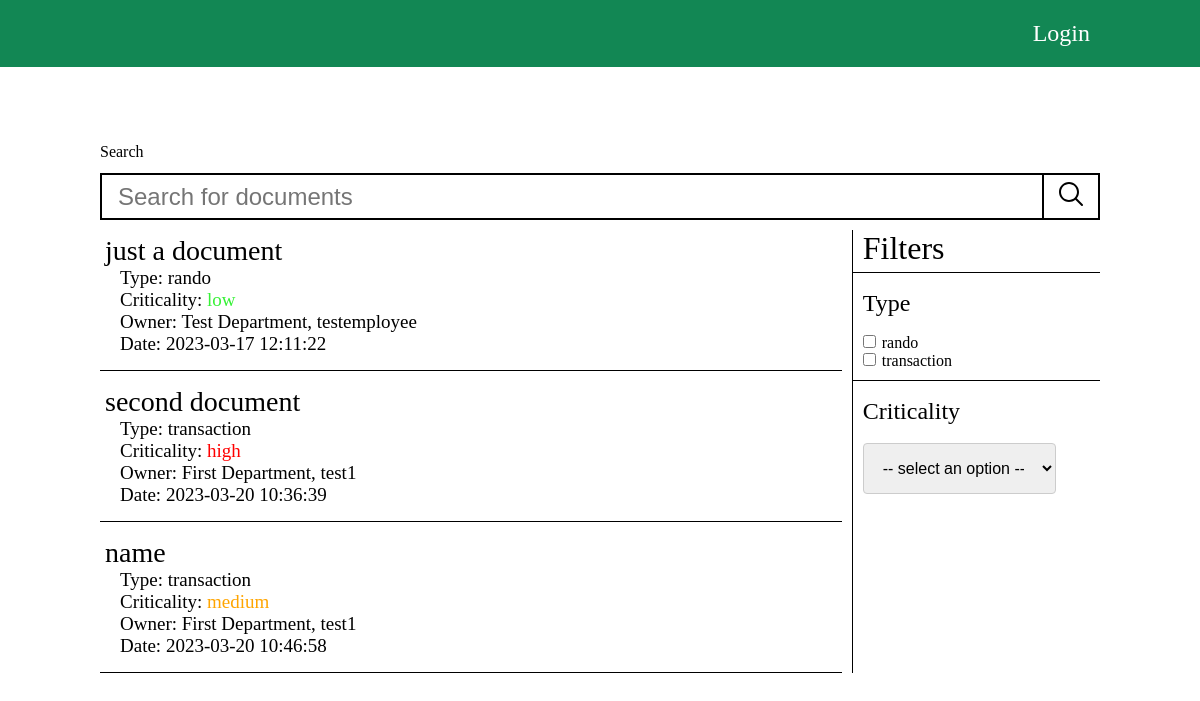
The page /search.php on the database as committed earlier.
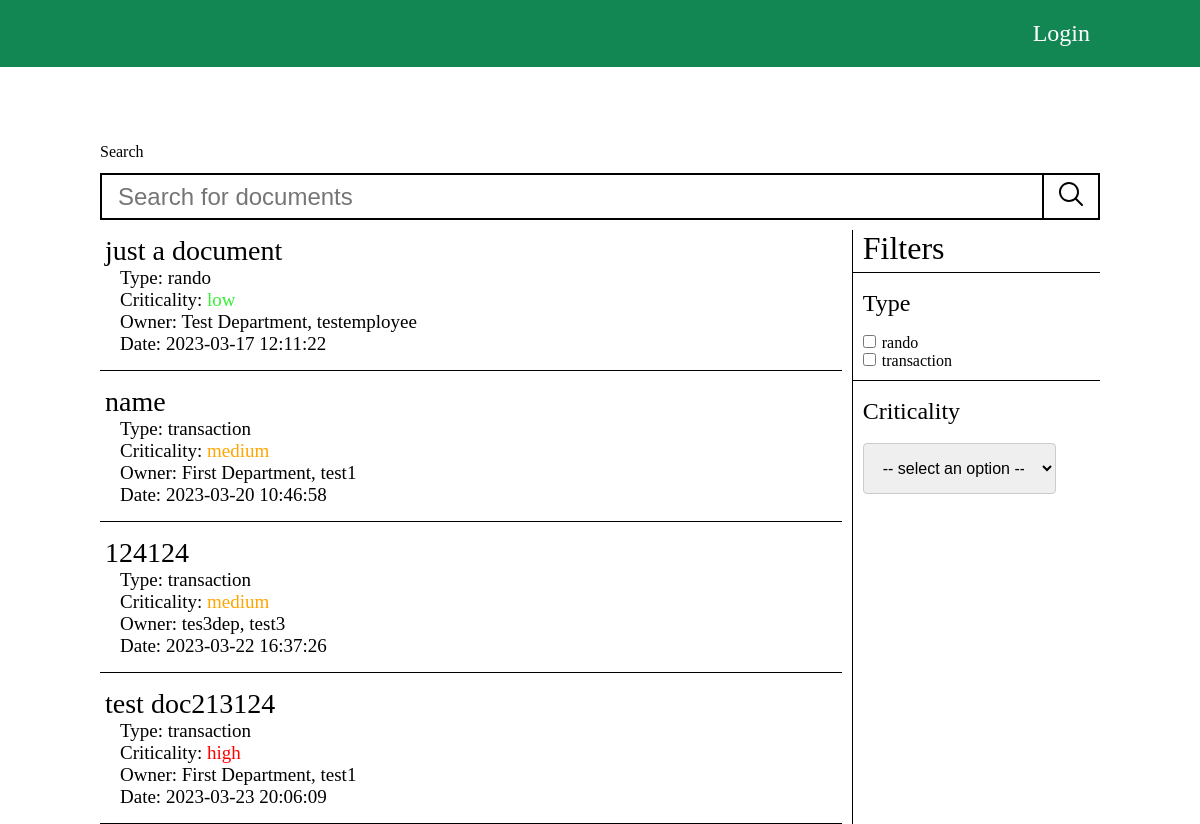
The same page on the database as committed later.
### tables this page shows
CREATE TABLE `document` (
  `id` int(6) NOT NULL,
  `name` varchar(100) NOT NULL,
  `ownerId` int(6) NOT NULL,
  `type` varchar(50) NOT NULL,
  `criticality` varchar(7) NOT NULL,
  `uploadDate` datetime NOT NULL DEFAULT current_timestamp(),
  `filePath` varchar(100) NOT NULL
);

CREATE TABLE `employee` (
  `id` int(6) NOT NULL,
  `adminId` int(6) NOT NULL,
  `username` varchar(30) NOT NULL,
  `email` varchar(300) NOT NULL,
  `password` varchar(300) NOT NULL,
  `department` varchar(100) NOT NULL,
  `active` tinyint(1) NOT NULL
);

### search.php (the view, shortened to what this page needs)
<!DOCTYPE html>
<html lang="en">
<head>
  <link rel="stylesheet" href="css/desktop.css" />
</head>
<body>
  <?php
  require_once("includes/config.php");
  include("includes/header.php");
  $searchQuery = $_GET['q'] ?? null;
  $types = $_GET['types'] ?? null;
  $crit = $_GET['crit'] ?? null;
  function formQuery($nameQuery, $types, $crit) {
    $defaultQuery = "SELECT d.*, o.username AS owner, o.department FROM document d JOIN employee o ON d.ownerId = o.id";
    return $defaultQuery;
  }
  $query = formQuery($searchQuery, $types, $crit);
  $defaultDocuments = $mysqli->query($query);
  function echoDocumentCards(object $documents)
  {
    while ($obj = $documents->fetch_object()) {
      echo "<a href=\"document.php?documentId={$obj->id}\" class=\"document-card\">";
      echo "<span class=\"document-card-name\">{$obj->name}</span>";
      echo "<ul class=\"document-card-details\">";
      echo "<li>Type: {$obj->type}</li>";
      echo "<li>Criticality: <span class=\"{$obj->criticality}\">{$obj->criticality}</span></li>";
      echo '<li>Owner: ' . $obj->department . ', ' . $obj->owner . '</li>';
      echo "<li>Date: {$obj->uploadDate}</li>";
      echo "</ul>";
      echo "</a>";
    }
  }
  ?>
  <div class="page-container">
    <div>
      <label>Search</label>
      <form class="search-form" method="post">
        <input type="search" placeholder="Search for documents" />
        <button type="submit" class="submit-search"></button>
      </form>
    </div>
    <div class="search-container">
      <div class="search-results">
        <?php
        echoDocumentCards($defaultDocuments);
        ?>
      </div>
      <div class="search-filters">
        <div class="search-filters-head">Filters</div>
        <div class="search-filters-section">
          <label>Type</label>
          <ul class="type-filters">
            <?php
              $typesQuery = "SELECT DISTINCT type FROM document";
              $documentTypes = $mysqli->query($typesQuery);
              while ($type = $documentTypes->fetch_object()) {
                echo "<li>";
                echo "<input type=\"checkbox\" value=\"{$type->type}\"/>";
                echo "<span>{$type->type}</span>";
                echo "</li>";
              }
            ?>
          </ul>
        </div>
        <div class="search-filters-section">
          <label>Criticality</label>
          <div>
          <select id="criticality" name="criticality">
            <option selected value=" "> -- select an option -- </option>
          </select>
          </div>
        </div>
      </div>
    </div>
  </div>
</body>
</html>

### includes/header.php (shortened to what this page needs)
<nav>
  <div class="nav-wrap">
    <ul class="nav-list-first">
    </ul>
    <ul class="nav-list-last">
    </ul>
  </div>
</nav>

### css/desktop.css (style rules this page uses)
body { --default-theme-color: #128754; }
* { margin: 0; padding: 0; border: 0; outline: 0; }
ul { list-style-type: none; }
a { transition: color .4s; }
a:link { text-decoration: none; }
nav { background-color: var(--default-theme-color); }
.nav-wrap { max-width: 1000px; margin: 0 auto; display: flex; justify-content: space-between; }
.nav-list-first, .nav-list-last { display: flex; padding: 20px 10px; gap: 25px; }
.page-container { max-width: 1000px; margin: 4rem auto 0; }
.search-form { display: flex; width: 100%; justify-content: space-between; }
.search-form>input { width: 100%; border: 2px solid black; padding: 4px 1rem; font-size: 24px; border-right: none; }
.search-form>button { background-color: transparent; border: 2px solid black; padding: 4px 12px; transition: .4s; cursor: pointer; }
.search-container { display: flex; }
.search-results { width: 75%; padding-right: 10px; }
.search-filters { width: 25%; border-left: 1px solid black; margin-top: 10px; }
.document-card { display: block; color: black; border-bottom: 1px solid black; padding: 15px 5px; }
.document-card-name { font-size: 28px; }
.document-card-details { padding-left: 15px; }
.document-card-details>li { font-size: 19px; }
span.low { color: rgb(54, 241, 54); }
span.medium { color: orange; }
span.high { color: red; }
.search-filters-head { font-size: 32px; border-bottom: 1px solid black; padding: 0 10px 5px; }
.search-filters-section { padding: 5px 10px 10px; }
.search-filters-section:not(:last-child) { border-bottom: 1px solid black; }
.search-filters-section>label { font-size: 24px; }
input[type="checkbox"] { cursor: pointer; }
.type-filters { margin-top: 5px; }
.type-filters>li>span { margin-left: 6px; }
select { margin-top: 6px; border: 1px solid black; font-size: 16px; }
input[type=text], select, textarea { width: 85%; padding: 15px; border: 1px solid #ccc; border-radius: 4px; resize: vertical; }
label { padding: 12px 12px 12px 0; display: inline-block; }
button, .button { padding: 6px 15px; font-size: 18px; border: 2px solid black; color: white; cursor: pointer; background-color: var(--default-theme-color); transition: .4s; }

Rows that differ between the two databases and show on the page:
removed document: name "second document", type "transaction", criticality "high", ownerId.department "First Department", ownerId.username "test1", uploadDate "2023-03-20 10:36:39"
added document: name "124124", type "transaction", criticality "medium", ownerId.department "tes3dep", ownerId.username "test3", uploadDate "2023-03-22 16:37:26"
added document: name "test doc213124", type "transaction", criticality "high", ownerId.department "First Department", ownerId.username "test1", uploadDate "2023-03-23 20:06:09"
